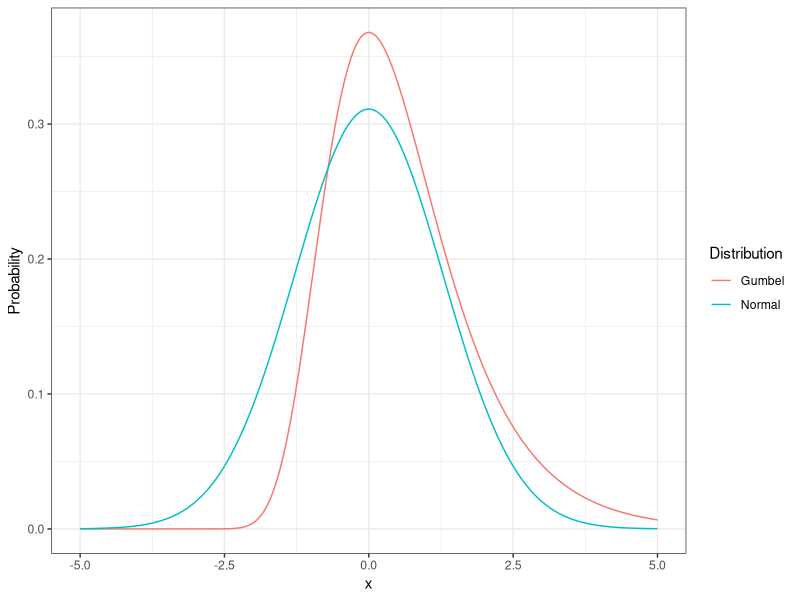
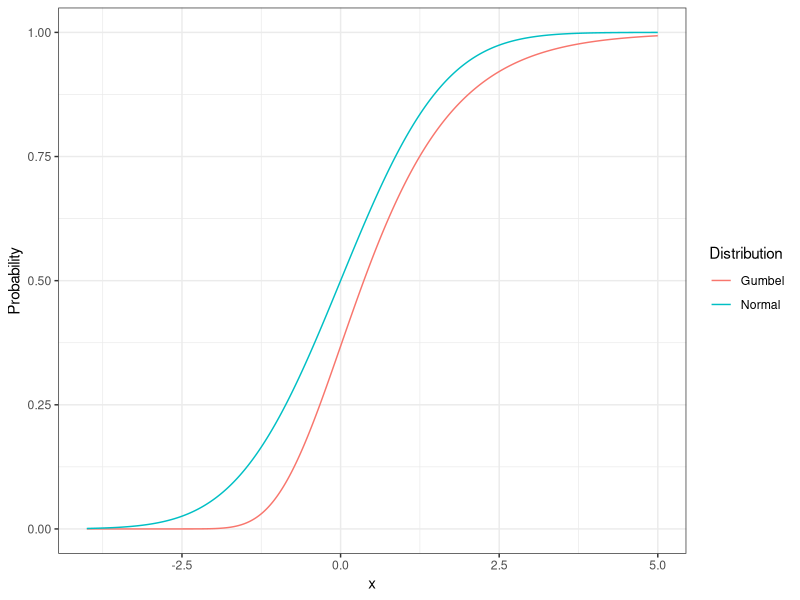
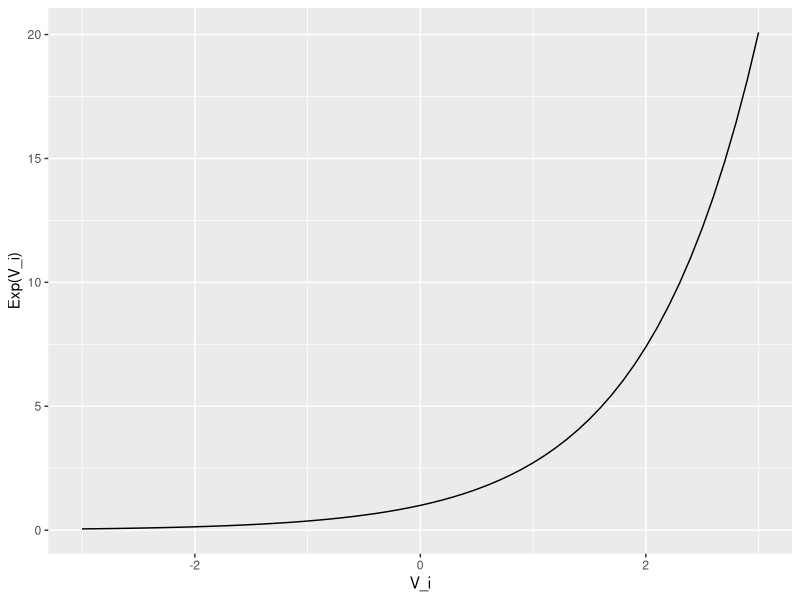
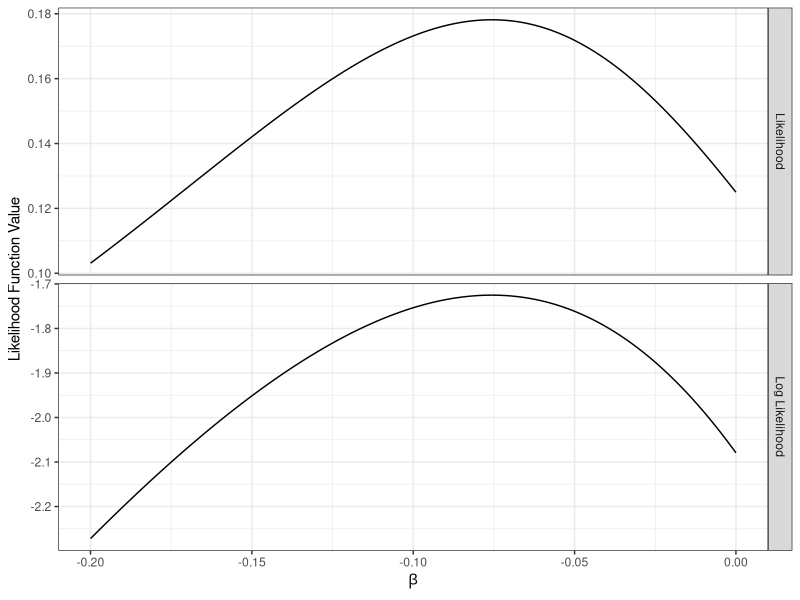

Recreate these plots in R, in order.
## ---- chunk 1
library(tidyverse)
## ---- chunk 2
pdf <- tibble(
  x = seq(-5, 5, by = 0.01),
  Normal = dnorm(x, sd = sqrt(pi^2/6)),
  Gumbel = exp(-x) * exp(-exp(-x))
) 

ggplot(pdf %>% gather(key = "Distribution", value = "Probability", -x),
       aes(x = x, y = Probability, color = Distribution)) +
  geom_line() + 
  theme_bw()
## ---- chunk 3
cdf <- tibble(
  x = seq(-4, 5, by = 0.01),
  Normal = pnorm(x, sd = sqrt(pi^2 / 6)),
  Gumbel = exp(-exp(-x))
) 

ggplot(cdf %>% gather(key = "Distribution", value = "Probability", -x),
       aes(x = x, y = Probability, color = Distribution)) +
  geom_line() + 
  theme_bw()

## ---- chunk 4

tibble( x = seq(-3,3,.1), y = exp(x)) %>%
  ggplot(aes(x = x, y = y)) + 
  geom_line() + 
  xlab("V_i") + 
  ylab("Exp(V_i)") 

## ---- chunk 5

tibble(
  case = 1:5,
  vda = c(-3.0, -1.5, 0.0, 1.5, 3.0),
  vsr = -1.5,
  vtr = -0.5
) %>%
  mutate(
    p = exp(vda) / (exp(vda) + exp(vsr) + exp(vtr))
  ) %>%
  knitr::kable(  
    caption = "Probability Values for Drive Alone as a Function of Drive Alone Utility (Shared Ride and Transit Utilities held constant)", 
     col.names = c("$Case$", "$V_{DA}$", "$V_{SR}$", "$V_{TR}$", "$Pr(DA)$"))

## ---- chunk 6

tibble(
  case = 6:11,
  vda = 0.0,
  vsr = c(-1.5, -1.5, -1.5, -0.5, -0.5, -0.5),
  vtr = c(-1.5, -1.0, -0.5, -1.5, -1.0, -0.5)
) %>%
  mutate(
    p = exp(vda) / (exp(vda) + exp(vsr) + exp(vtr))
  ) %>%
  knitr::kable(  caption = "Probability Values for Drive Alone as a Function of Shared Ride and Transit Utilties", 
                 col.names = c("$Case$", "$V_{DA}$", "$V_{SR}$", "$V_{TR}$", "$Pr(DA)$"))

## ---- chunk 7
#' Function to compute mnl probabilities
#' @param vi utility of target alternative
#' @param ... utilities of other alternatives
mnl_prob <- function(vi, ...){
  vj <- c(...)
  exp(vi) / sum(exp(vj))
}
## ---- chunk 8
tibble(
  alt = c("Drive Alone", "Shared Ride", "Transit")
)
## ---- chunk 9
# calculate probabilities for example individuals
demo_ps <- function(beta){
  v1a <- beta * 30
  v1t <- beta * 50 
  p1 <- exp(v1a) / (exp(v1t) + exp(v1a)) 
  v2a <- beta * 20
  v2t <- beta * 10
  p2 <- exp(v2a) / (exp(v2t) + exp(v2a)) 
  v3a <- beta * 40
  v3t <- beta * 30
  p3 <- exp(v3t) / (exp(v3t) + exp(v3a)) 
  
  c(p1, p2, p3)
}

# calculate likelihood function
demo_likelihood <- function(beta) {
  ps <- demo_ps(beta)
  prod(ps)
}

# calculate log-likelihood
demo_loglikelihood <- function(beta) {
  ps <- demo_ps(beta)
  sum(log(ps))
}

tibble(
  beta = seq(-0.2, 0, by = 0.001)
) %>%
  rowwise() %>%
  mutate(
  Likelihood = demo_likelihood(beta),
  `Log Likelihood` = demo_loglikelihood(beta)
) %>%
  gather(likelihood, value, -beta) %>%
  ggplot(aes(x = beta, y = value)) + 
  geom_line() +
  xlab(expression(beta)) + ylab("Likelihood Function Value") +
  facet_grid(likelihood ~ ., scales = "free_y")  + theme_bw()
